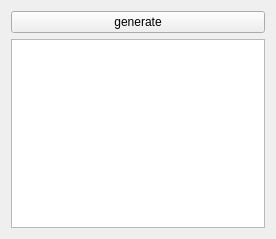
<?xml version="1.0" encoding="UTF-8"?>
<ui version="4.0">
 <class>MainWindow</class>
 <widget class="QMainWindow" name="MainWindow">
  <property name="geometry">
   <rect>
    <x>0</x>
    <y>0</y>
    <width>276</width>
    <height>239</height>
   </rect>
  </property>
  <property name="minimumSize">
   <size>
    <width>276</width>
    <height>239</height>
   </size>
  </property>
  <property name="windowTitle">
   <string>MainWindow</string>
  </property>
  <widget class="QWidget" name="centralWidget">
   <layout class="QGridLayout" name="gridLayout_2">
    <item row="0" column="0">
     <layout class="QGridLayout" name="gridLayout">
      <item row="0" column="0">
       <widget class="QPushButton" name="Button">
        <property name="text">
         <string>generate</string>
        </property>
       </widget>
      </item>
      <item row="1" column="0">
       <widget class="QTextEdit" name="textEdit"/>
      </item>
     </layout>
    </item>
   </layout>
  </widget>
 </widget>
 <layoutdefault spacing="6" margin="11"/>
 <resources/>
 <connections/>
</ui>
